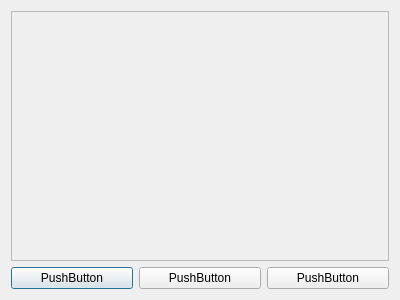
<?xml version="1.0" encoding="UTF-8"?>
<ui version="4.0">
 <class>ShowPics</class>
 <widget class="QDialog" name="ShowPics">
  <property name="geometry">
   <rect>
    <x>0</x>
    <y>0</y>
    <width>400</width>
    <height>300</height>
   </rect>
  </property>
  <property name="windowTitle">
   <string>ShowPics</string>
  </property>
  <layout class="QVBoxLayout" name="verticalLayout">
   <item>
    <widget class="QFrame" name="frame">
     <property name="sizePolicy">
      <sizepolicy hsizetype="Preferred" vsizetype="Expanding">
       <horstretch>0</horstretch>
       <verstretch>0</verstretch>
      </sizepolicy>
     </property>
     <property name="frameShape">
      <enum>QFrame::StyledPanel</enum>
     </property>
     <property name="frameShadow">
      <enum>QFrame::Raised</enum>
     </property>
    </widget>
   </item>
   <item>
    <layout class="QHBoxLayout" name="horizontalLayout">
     <item>
      <widget class="QPushButton" name="pushButton">
       <property name="text">
        <string>PushButton</string>
       </property>
      </widget>
     </item>
     <item>
      <widget class="QPushButton" name="pushButton_2">
       <property name="text">
        <string>PushButton</string>
       </property>
      </widget>
     </item>
     <item>
      <widget class="QPushButton" name="pushButton_3">
       <property name="text">
        <string>PushButton</string>
       </property>
      </widget>
     </item>
    </layout>
   </item>
  </layout>
 </widget>
 <layoutdefault spacing="6" margin="11"/>
 <resources/>
 <connections/>
</ui>
